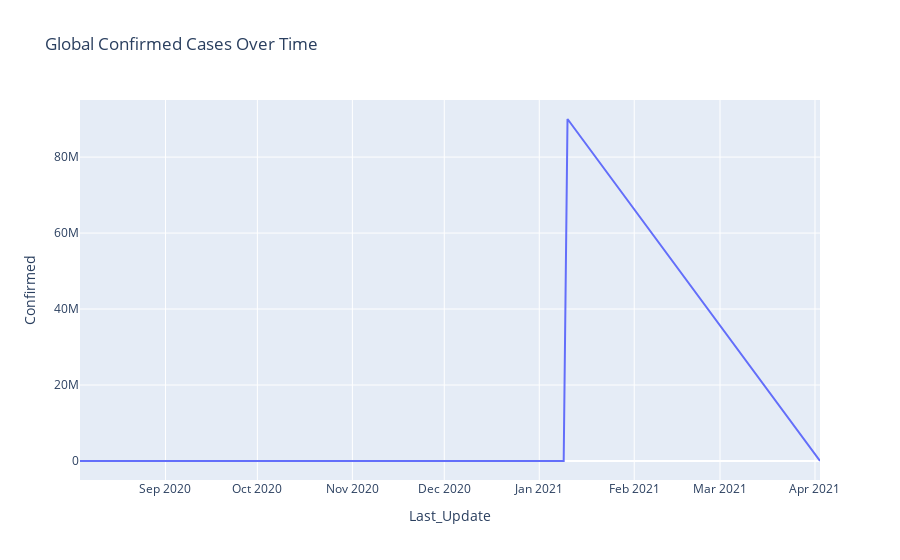

Notebook code cell kept with this figure:
### Code cell
data2 = covid_data[['Country_Region', 'Confirmed', 'Last_Update']].groupby('Last_Update', as_index=False).sum()

fig=px.line(data2, x='Last_Update', y='Confirmed', title='Global Confirmed Cases Over Time')
fig.show()

### Figure 1 — Plotly figure (JSON) as saved in the notebook; plotly's stock layout.template omitted (floating-point values rounded to 4 significant figures)
{"data": [{"hovertemplate": "Last_Update=%{x}<br>Confirmed=%{y}<extra></extra>", "legendgroup": "", "line": {"color": "#636efa", "dash": "solid"}, "marker": {"symbol": "circle"}, "mode": "lines", "name": "", "orientation": "v", "showlegend": false, "type": "scatter", "x": ["2020-08-04 02:27:56", "2020-08-07 22:34:20", "2020-12-21 13:27:30", "2021-01-08 23:22:27", "2021-01-10 05:22:12", "2021-04-02 15:13:53"], "xaxis": "x", "y": [152, 0, 788, 196, 90023279, 399], "yaxis": "y"}], "layout": {"legend": {"tracegroupgap": 0}, "title": {"text": "Global Confirmed Cases Over Time"}, "xaxis": {"anchor": "y", "domain": [0, 1], "title": {"text": "Last_Update"}}, "yaxis": {"anchor": "x", "domain": [0, 1], "title": {"text": "Confirmed"}}}}
